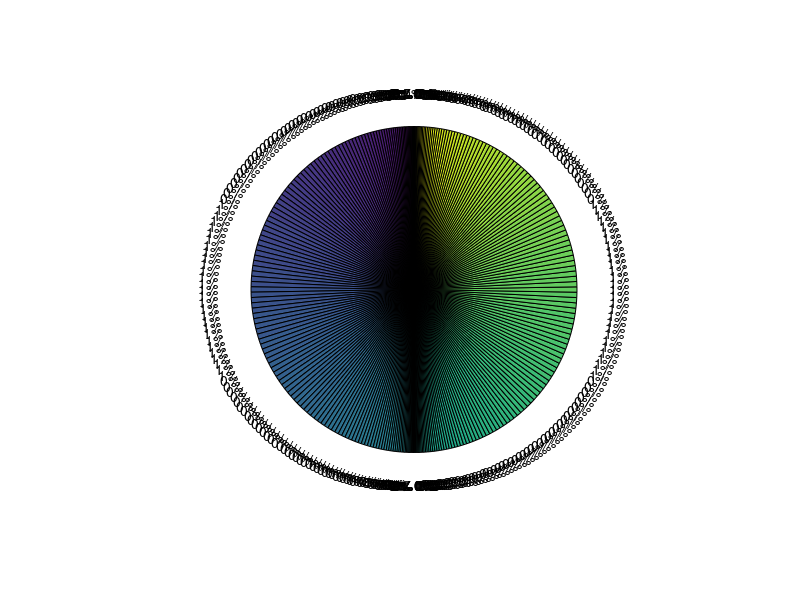

Write the MATLAB code that produced this figure.
%% SUBPLOTS IN MATLAB
%subplots(m,n,p)->syntax

x=0:pi/150:2*pi;
%subplot(2,2,1);
%plot(x,sin(x),'r');
bar(x);
y1=sin(x)*2;
y2=sin(x)*3;
y3=sin(x)*4;
y4=sin(x)*5;
bar3(y1);
pie(y2);
